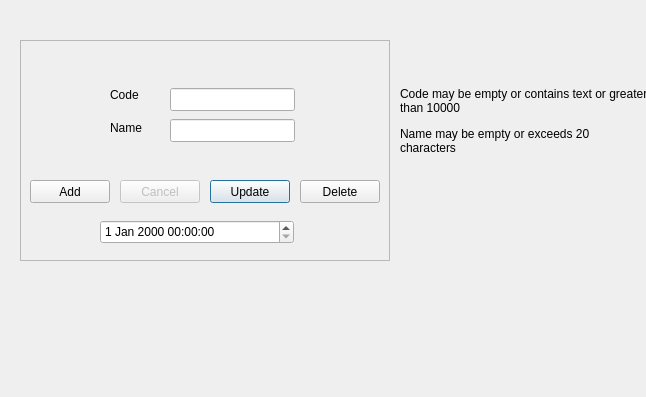
<?xml version="1.0" encoding="UTF-8"?>
<ui version="4.0">
 <class>CategoryForm</class>
 <widget class="QWidget" name="CategoryForm">
  <property name="geometry">
   <rect>
    <x>0</x>
    <y>0</y>
    <width>646</width>
    <height>397</height>
   </rect>
  </property>
  <property name="windowTitle">
   <string>Form</string>
  </property>
  <widget class="QFrame" name="frame">
   <property name="geometry">
    <rect>
     <x>20</x>
     <y>40</y>
     <width>370</width>
     <height>221</height>
    </rect>
   </property>
   <property name="frameShape">
    <enum>QFrame::StyledPanel</enum>
   </property>
   <property name="frameShadow">
    <enum>QFrame::Raised</enum>
   </property>
   <widget class="QPushButton" name="pushButtonSave">
    <property name="geometry">
     <rect>
      <x>190</x>
      <y>140</y>
      <width>80</width>
      <height>23</height>
     </rect>
    </property>
    <property name="text">
     <string>Update</string>
    </property>
    <property name="default">
     <bool>true</bool>
    </property>
   </widget>
   <widget class="QPushButton" name="pushButtonDelete">
    <property name="geometry">
     <rect>
      <x>280</x>
      <y>140</y>
      <width>80</width>
      <height>23</height>
     </rect>
    </property>
    <property name="text">
     <string>Delete</string>
    </property>
   </widget>
   <widget class="QLineEdit" name="lineEditCode">
    <property name="geometry">
     <rect>
      <x>150</x>
      <y>48</y>
      <width>125</width>
      <height>23</height>
     </rect>
    </property>
   </widget>
   <widget class="QLineEdit" name="lineEditName">
    <property name="geometry">
     <rect>
      <x>150</x>
      <y>79</y>
      <width>125</width>
      <height>23</height>
     </rect>
    </property>
   </widget>
   <widget class="QLabel" name="label">
    <property name="geometry">
     <rect>
      <x>90</x>
      <y>47</y>
      <width>31</width>
      <height>16</height>
     </rect>
    </property>
    <property name="text">
     <string>Code</string>
    </property>
   </widget>
   <widget class="QLabel" name="label_2">
    <property name="geometry">
     <rect>
      <x>90</x>
      <y>80</y>
      <width>36</width>
      <height>16</height>
     </rect>
    </property>
    <property name="text">
     <string>Name</string>
    </property>
   </widget>
   <widget class="QPushButton" name="pushButtonAdd">
    <property name="geometry">
     <rect>
      <x>10</x>
      <y>140</y>
      <width>80</width>
      <height>23</height>
     </rect>
    </property>
    <property name="text">
     <string>Add</string>
    </property>
   </widget>
   <widget class="QPushButton" name="pushButtonCancel">
    <property name="enabled">
     <bool>false</bool>
    </property>
    <property name="geometry">
     <rect>
      <x>100</x>
      <y>140</y>
      <width>80</width>
      <height>23</height>
     </rect>
    </property>
    <property name="text">
     <string>Cancel</string>
    </property>
   </widget>
   <widget class="QDateTimeEdit" name="dateTimeEdit">
    <property name="geometry">
     <rect>
      <x>80</x>
      <y>180</y>
      <width>194</width>
      <height>24</height>
     </rect>
    </property>
   </widget>
  </widget>
  <widget class="QLabel" name="labelCodeValid">
   <property name="geometry">
    <rect>
     <x>400</x>
     <y>85</y>
     <width>251</width>
     <height>31</height>
    </rect>
   </property>
   <property name="text">
    <string>Code may be empty or contains text or greater than 10000</string>
   </property>
   <property name="scaledContents">
    <bool>true</bool>
   </property>
   <property name="wordWrap">
    <bool>true</bool>
   </property>
  </widget>
  <widget class="QLabel" name="labelNameValid">
   <property name="geometry">
    <rect>
     <x>400</x>
     <y>125</y>
     <width>231</width>
     <height>31</height>
    </rect>
   </property>
   <property name="text">
    <string>Name may be empty or exceeds 20 characters</string>
   </property>
   <property name="scaledContents">
    <bool>true</bool>
   </property>
   <property name="wordWrap">
    <bool>true</bool>
   </property>
  </widget>
 </widget>
 <tabstops>
  <tabstop>lineEditCode</tabstop>
  <tabstop>lineEditName</tabstop>
  <tabstop>pushButtonSave</tabstop>
  <tabstop>pushButtonDelete</tabstop>
 </tabstops>
 <resources/>
 <connections/>
</ui>
